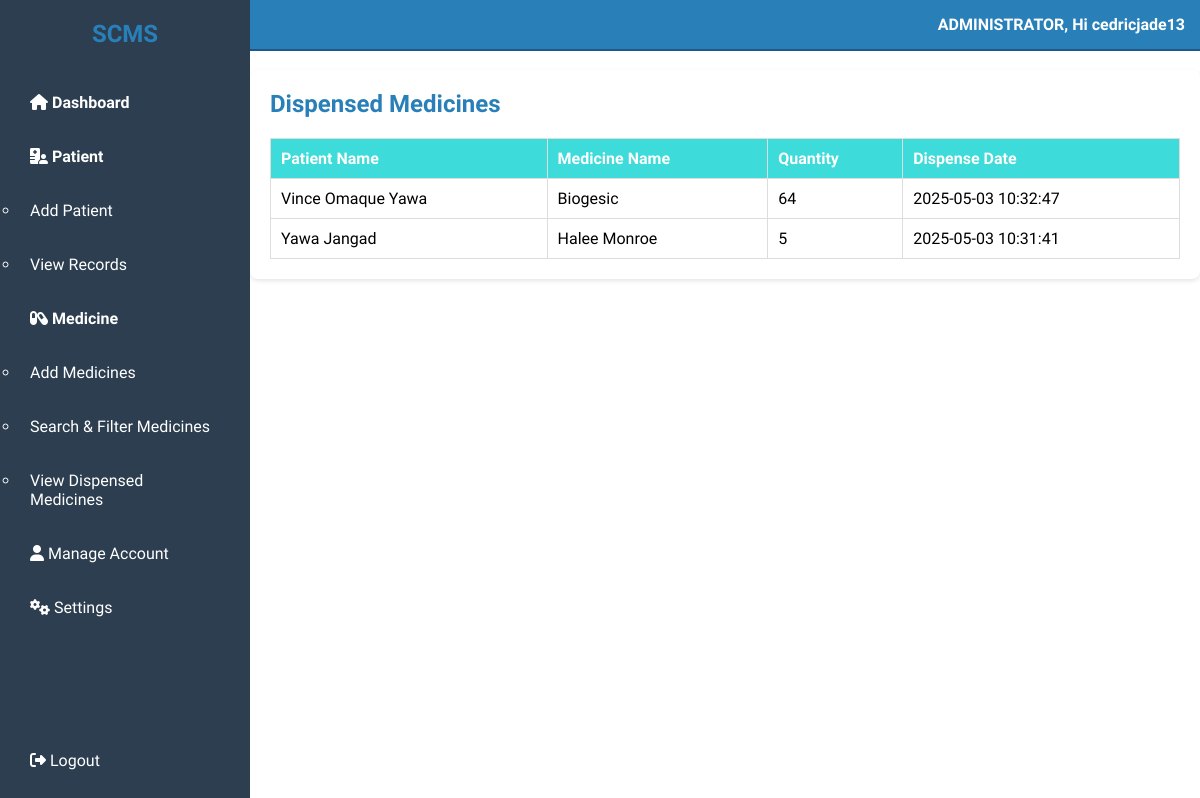
The page /admin/view_dispensed_medicines.php (signed in) on the database as committed earlier.
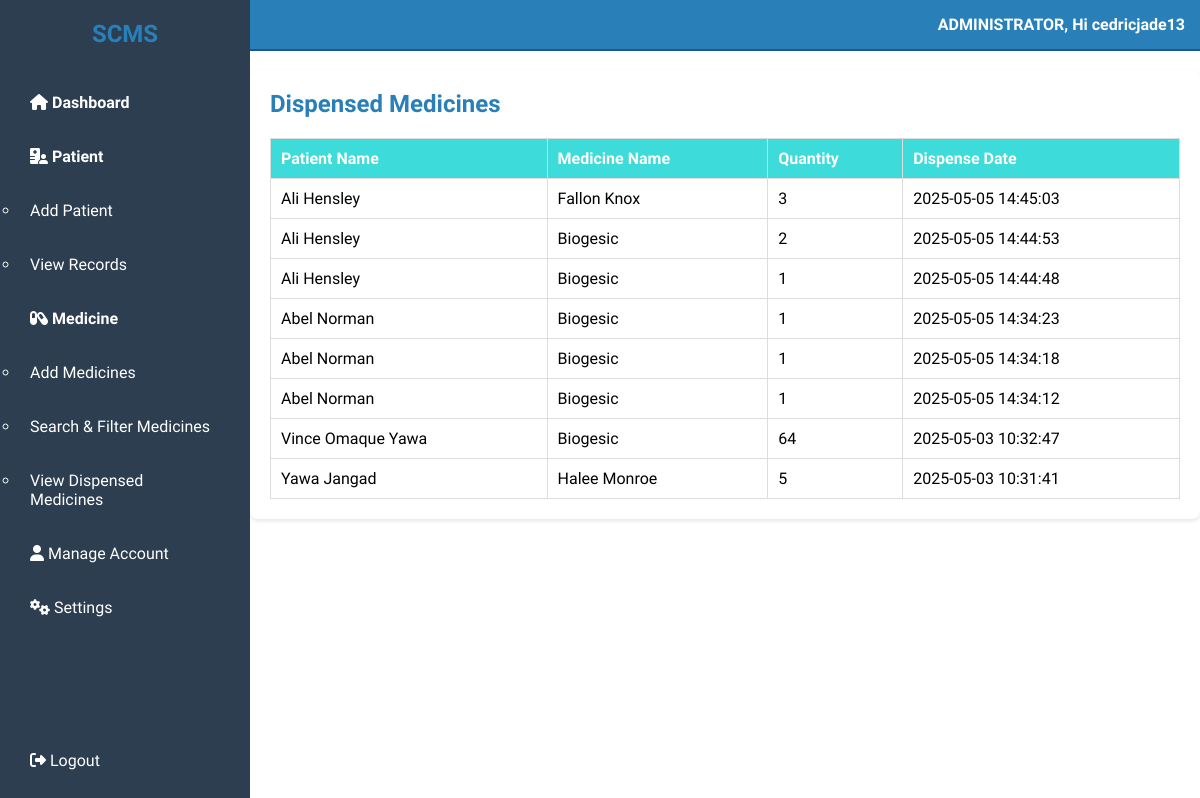
The same page on the database as committed later.
### tables this page shows
CREATE TABLE `medicine_dispenses` (
  `id` int(11) NOT NULL,
  `patient_id` int(11) NOT NULL,
  `medicine_id` int(11) NOT NULL,
  `quantity` int(11) NOT NULL,
  `dispense_date` timestamp NOT NULL DEFAULT current_timestamp()
);

CREATE TABLE `patients` (
  `id` int(20) NOT NULL,
  `full_name` varchar(100) NOT NULL,
  `dob` date NOT NULL,
  `gender` enum('Male','Female','Other') NOT NULL,
  `contact_number` varchar(15) NOT NULL,
  `email` varchar(100) NOT NULL,
  `address` text NOT NULL,
  `blood_type` varchar(10) NOT NULL,
  `allergies` varchar(100) NOT NULL,
  `conditions` varchar(100) NOT NULL,
  `surgeries` varchar(100) NOT NULL,
  `medications` varchar(100) NOT NULL,
  `family_history` varchar(100) NOT NULL,
  `assigned_doctor` varchar(100) NOT NULL,
  `reason_for_visit` text NOT NULL,
  `emergency_contact_name` varchar(100) NOT NULL,
  `relationship` varchar(100) NOT NULL,
  `emergency_contact_number` varchar(15) NOT NULL,
  `created_at` timestamp NOT NULL DEFAULT current_timestamp() ON UPDATE current_timestamp(),
  `course` enum('BSIT','BSCRIM','BSBA','BSED','BEED','BSTM','BSHM') NOT NULL,
  `year_level` enum('1','2','3','4') NOT NULL,
  `section` enum('A','B','C','D','E','F','G') NOT NULL,
  `semester` enum('1st','2nd') NOT NULL,
  `academic_year` varchar(9) NOT NULL
);

CREATE TABLE `medicines` (
  `id` int(11) NOT NULL,
  `name` varchar(255) NOT NULL,
  `dosage` varchar(100) NOT NULL,
  `quantity` int(11) NOT NULL,
  `expiry_date` date NOT NULL,
  `description` text NOT NULL
);

### admin/view_dispensed_medicines.php (the view, shortened to what this page needs)
<?php
include('../database/config.php');
if (isset($_SESSION['username'])) {
    $username = $_SESSION['username'];
} else {
    header("Location: login.php");
    exit();
}
$dispenses = [];
$sql = "SELECT md.id, p.full_name, m.name AS medicine_name, md.quantity, md.dispense_date
        FROM medicine_dispenses md
        JOIN patients p ON md.patient_id = p.id
        JOIN medicines m ON md.medicine_id = m.id
        ORDER BY md.dispense_date DESC";
$result = $conn->query($sql);
if ($result->num_rows > 0) {
    while ($row = $result->fetch_assoc()) {
        $dispenses[] = $row;
    }
}
?>
<!DOCTYPE html>
<html lang="en">
<head>
<link rel="stylesheet" href="https://cdnjs.cloudflare.com/ajax/libs/font-awesome/6.7.2/css/all.min.css" />
</head>
<body>
<div class="container">
    <aside class="sidebar">
        <h2>SCMS</h2>
        <ul class="menu">
            <li><span class="toggle dashboard"><i class="fa-solid fa-house"></i> Dashboard</span></li>
            <li>
                <span class="toggle"><i class="fa-solid fa-hospital-user"></i> Patient</span>
                <ul class="submenu">
                    <li><a href="patients.php">Add Patient</a></li>
                    <li><a href="view_records.php">View Records</a></li>
                </ul>
            </li>
            <li>
                <span class="toggle"><i class="fa-solid fa-capsules"></i> Medicine</span>
                <ul class="submenu">
                    <li><a href="medicines.php">Add Medicines</a></li>
                    <li><a href="store_medicine.php">Search & Filter Medicines</a></li>
                    <li><a href="view_dispensed_medicines.php">View Dispensed Medicines</a></li>
                </ul>
            </li>
            <li><a href="create_account.php"><i class="fa-solid fa-user"></i> Manage Account</a></li>
            <li><a href="#settings"><i class="fa-solid fa-gears"></i> Settings</a></li>
        </ul>
        <a href="login.php" class="logout"><i class="fa-solid fa-right-from-bracket"></i> Logout</a>
    </aside>
    <header class="header">
        <div class="admin-info">ADMINISTRATOR, Hi <?php echo htmlspecialchars($username); ?></div>
    </header>
    <main class="main-content">
        <h2>Dispensed Medicines</h2>
        <table>
            <thead>
                <tr>
                    <th>Patient Name</th>
                    <th>Medicine Name</th>
                    <th>Quantity</th>
                    <th>Dispense Date</th>
                </tr>
            </thead>
            <tbody>
                <?php if(count($dispenses) > 0): ?>
                    <?php foreach ($dispenses as $dispense): ?>
                        <tr>
                            <td><?php echo htmlspecialchars($dispense['full_name']); ?></td>
                            <td><?php echo htmlspecialchars($dispense['medicine_name']); ?></td>
                            <td><?php echo htmlspecialchars($dispense['quantity']); ?></td>
                            <td><?php echo htmlspecialchars($dispense['dispense_date']); ?></td>
                        </tr>
                    <?php endforeach; ?>
                <?php else: ?>
                    <tr><td colspan="5" style="text-align:center;">No dispensed medicines found.</td></tr>
                <?php endif; ?>
            </tbody>
        </table>
    </main>
</div>
</body>
</html>

### admin/view_dispensed_medicines.php (style rules this page uses)
* { box-sizing: border-box; font-family: "Josefin Sans", sans-serif; margin: 0; padding: 0; }
.container { display: flex; }
.sidebar { width: 250px; background-color: #2c3e50; color: white; padding: 20px; position: fixed; height: 100%; display: flex; flex-direction: column; }
.sidebar h2 { text-align: center; margin-bottom: 20px; }
.menu { flex: 1; list-style-type: none; padding-left: 0; }
.menu li { margin: 15px 0; }
.menu li span { font-weight: bold; display: block; margin-bottom: 5px; cursor: pointer; padding: 10px; transition: background 0.3s; }
.menu li a { color: white; text-decoration: none; padding: 10px; display: block; border-radius: 5px; transition: background 0.3s; }
.logout { color: white; text-decoration: none; padding: 10px; border-radius: 5px; margin-top: 15px; }
.header { background-color: #2980b9; color: white; padding: 15px; display: flex; justify-content: flex-end; align-items: center; border-bottom: 2px solid #1c598a; position: fixed; top: 0; left: 250px; right: 0; z-index: 1000; }
.admin-info { font-size: 16px; font-weight: bold; }
.main-content { flex: 1; padding: 20px; margin-left: 250px; margin-top: 70px; background-color: #fff; border-radius: 8px; box-shadow: 0 2px 4px rgba(0,0,0,0.1); }
table { width: 100%; border-collapse: collapse; margin-top: 20px; }
th, td { border: 1px solid #ddd; padding: 10px; text-align: left; vertical-align: middle; }
th { background-color: #3ddbd9; color: white; }
h2 { color: #2980b9; margin-bottom: 20px; }

Rows that differ between the two databases and show on the page:
added medicine_dispenses: patient.full_name "Ali Hensley", medicine.name "Fallon Knox", quantity "3", dispense_date "2025-05-05 14:45:03"
added medicine_dispenses: patient.full_name "Ali Hensley", medicine.name "Biogesic", quantity "2", dispense_date "2025-05-05 14:44:53"
added medicine_dispenses: patient.full_name "Ali Hensley", medicine.name "Biogesic", quantity "1", dispense_date "2025-05-05 14:44:48"
added medicine_dispenses: patient.full_name "Abel Norman", medicine.name "Biogesic", quantity "1", dispense_date "2025-05-05 14:34:23"
added medicine_dispenses: patient.full_name "Abel Norman", medicine.name "Biogesic", quantity "1", dispense_date "2025-05-05 14:34:18"
added medicine_dispenses: patient.full_name "Abel Norman", medicine.name "Biogesic", quantity "1", dispense_date "2025-05-05 14:34:12"
